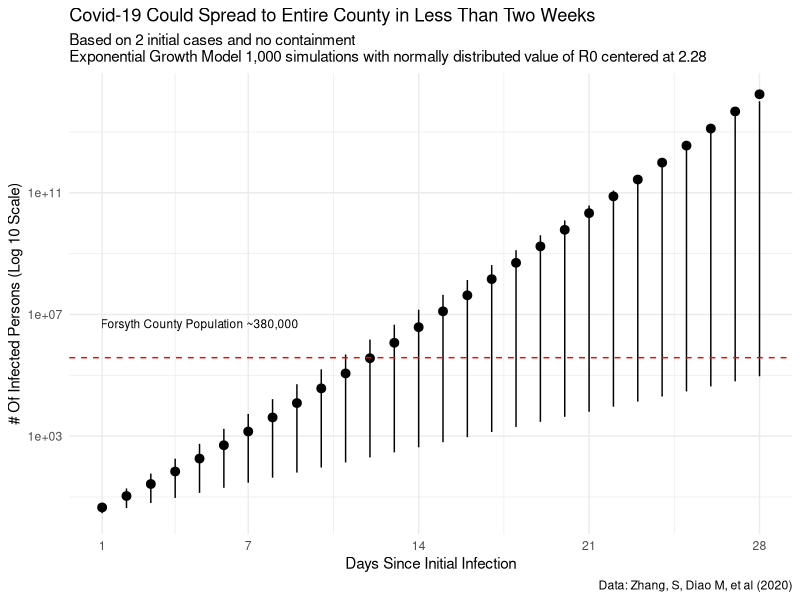
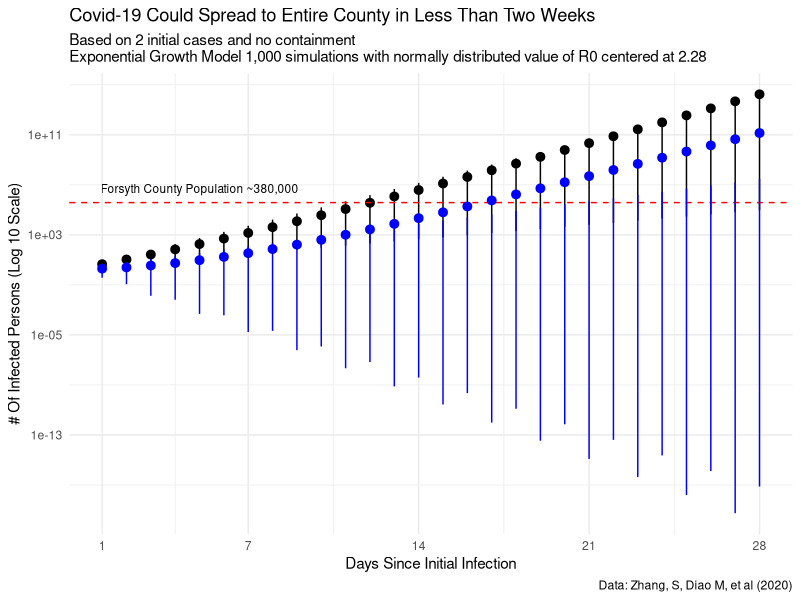
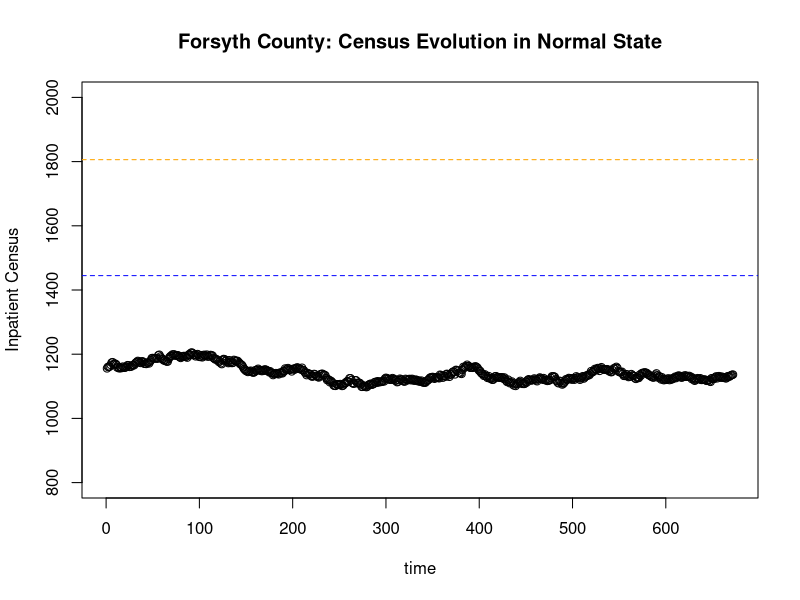
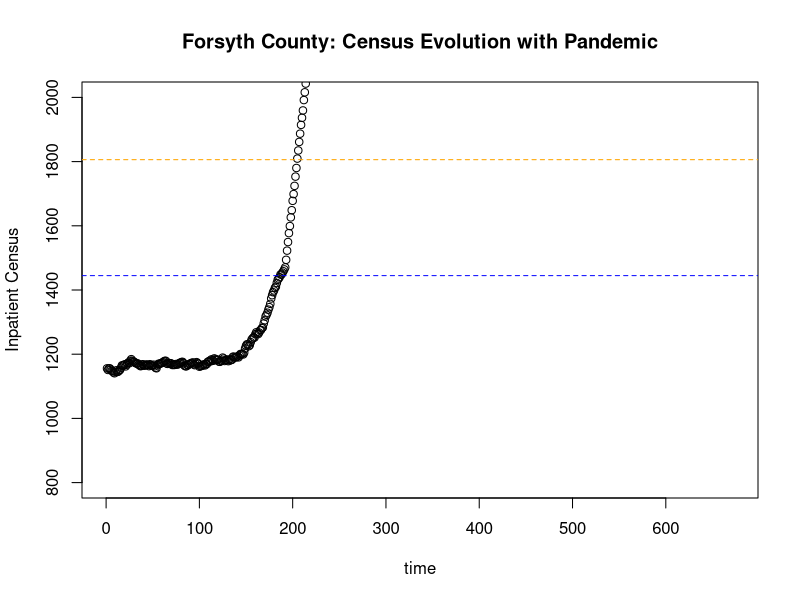
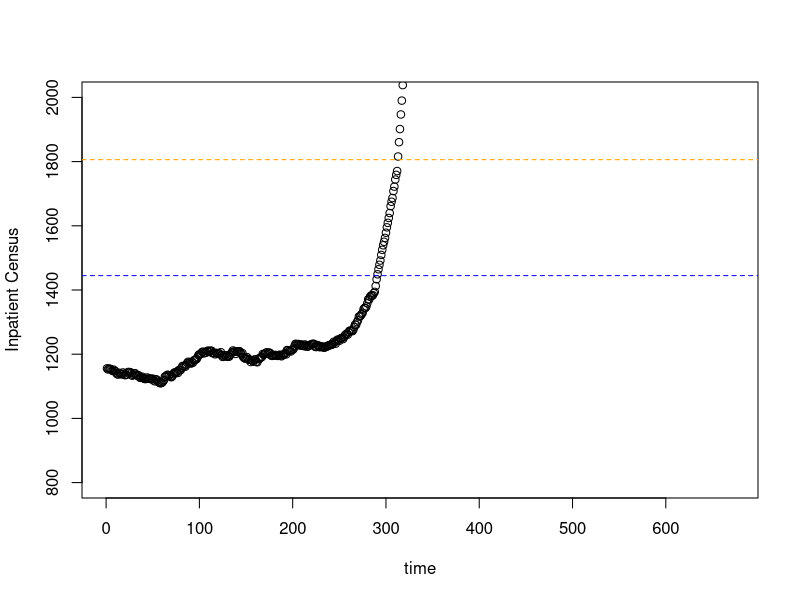

The R script that drew these images, in order:
## ---- chunk 1
knitr::opts_chunk$set(echo = TRUE, message = FALSE, warning = FALSE)
ggplot2::theme_set(ggplot2::theme_minimal())
## ---- chunk 2
library(dplyr)
library(ggplot2)
r0 <- rnorm(1000, 2.28,.5)

possibilities <- vector()
for(i in seq_along(r0)){
  possibilities <- cbind(possibilities, 2*r0[i]^(1:28))
}

results <- tibble(
  avg = apply(possibilities, MARGIN = 1, FUN = mean),
  q05 = apply(possibilities, MARGIN = 1, FUN = quantile, probs = .05),
  q95 = apply(possibilities, MARGIN = 1, FUN = quantile, probs = 0.95),
  day = 1:28
  
)



p<- results %>% 
  ggplot(aes(day))+
  geom_pointrange(aes(ymin = q05, y = avg, ymax = q95))+
  geom_hline(yintercept = 380000, lty = "dashed", color = "red")+
  scale_y_log10()+
  scale_x_continuous(breaks = c(1,7,14,21, 28))+
  annotate(geom = "text", x = 5, y = 5000000, size = 3, label = "Forsyth County Population ~380,000")+
  labs(
    title = "Covid-19 Could Spread to Entire County in Less Than Two Weeks",
    subtitle = "Based on 2 initial cases and no containment\nExponential Growth Model 1,000 simulations with normally distributed value of R0 centered at 2.28",
    y = "# Of Infected Persons (Log 10 Scale)",
    x = "Days Since Initial Infection",
    caption = "Data: Zhang, S, Diao M, et al (2020)"
  )

p




  
## ---- chunk 3
r0 <- rnorm(1000, 1,.5)

abatement <- vector()
for(i in seq_along(r0)){
  abatement <- cbind(abatement, 2*r0[i]^(1:28))
}

results_abetment <- tibble(
  avg = apply(abatement, MARGIN = 1, FUN = mean),
  q05 = apply(abatement, MARGIN = 1, FUN = quantile, probs = .05),
  q95 = apply(abatement, MARGIN = 1, FUN = quantile, probs = 0.95),
  day = 1:28
  
)

p+
  geom_pointrange(data = results_abetment,
                  aes(ymin = q05, y = avg, ymax = q95), color = "blue")
## ---- chunk 4
set.seed(42)
n_beds <- 921 + 885

staffed_beds <- n_beds * 0.8

flow_per_day <- staffed_beds * .2

flow_rate <- flow_per_day/24

intake_outtake_rate <- flow_rate

horizon_t <- 28*24

queue <- vector()
queue[1] <- staffed_beds*.8
for(i in 2:horizon_t){
  admits <- rpois(1, flow_rate)
  discharges <- rnorm(1, intake_outtake_rate, .1*intake_outtake_rate)
  queue[i] <- queue[i-1]+admits-discharges
}

## ---- chunk 5
plot(queue, ylim= c(800, 2000), ylab = "Inpatient Census", xlab = "time", main = "Forsyth County: Census Evolution in Normal State")
abline(h=staffed_beds, lty = "dashed", col = "blue")
abline(h=n_beds, lty = "dashed", col = "orange")
## ---- chunk 6
hospitalization_rate <- .05
covid_discharges <- rep(lag(results$avg, 
                            n = 7, default = 0)/24, 
                        each = 24)*hospitalization_rate

covid_admissions <- rep(results$avg/24, each = 24)*hospitalization_rate

queue_pan <- vector()
queue_pan[1] <- staffed_beds*.8
for(i in 2:horizon_t){
  admits <- rpois(1, flow_rate) + covid_admissions[i]
  discharges <- rnorm(1, intake_outtake_rate, .1*intake_outtake_rate) - covid_discharges[i]
  queue_pan[i] <- queue_pan[i-1]+admits-discharges
}

saturation <- round(which(queue_pan>n_beds)[1]/24)
## ---- chunk 7
plot(queue_pan, ylim= c(800, 2000), 
     ylab = "Inpatient Census", 
     xlab = "time", 
     main = "Forsyth County: Census Evolution with Pandemic")
abline(h=staffed_beds, lty = "dashed", col = "blue")
abline(h=n_beds, lty = "dashed", col = "orange")
## ---- chunk 8
hospitalization_rate <- .05
covid_discharges <- rep(lag(results_abetment$avg, 
                            n = 7, default = 0)/24, 
                        each = 24)*hospitalization_rate

covid_admissions <- rep(results_abetment$avg/24, 
                        each = 24)*hospitalization_rate

queue_pan <- vector()
queue_pan[1] <- staffed_beds*.8
for(i in 2:horizon_t){
  admits <- rpois(1, flow_rate) + covid_admissions[i]
  discharges <- rnorm(1, intake_outtake_rate, .1*intake_outtake_rate) - covid_discharges[i]
  queue_pan[i] <- queue_pan[i-1]+admits-discharges
}

saturation <- round(which(queue_pan>n_beds)[1]/24)
## ---- chunk 9
plot(queue_pan, ylim= c(800, 2000), 
     ylab = "Inpatient Census", xlab = "time")
abline(h=staffed_beds, lty = "dashed", col = "blue")
abline(h=n_beds, lty = "dashed", col = "orange")
